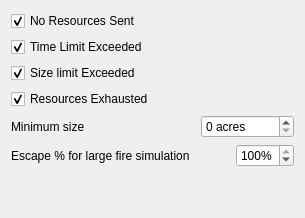
         <widget class="QWidget" name="largeFireTab">
          <attribute name="title">
           <string>Large Fire Simulation</string>
          </attribute>
          <layout class="QVBoxLayout" name="verticalLayout_18">
           <item>
            <widget class="QCheckBox" name="noRescSentCheckBox">
             <property name="text">
              <string>No Resources Sent</string>
             </property>
             <property name="checked">
              <bool>true</bool>
             </property>
            </widget>
           </item>
           <item>
            <widget class="QCheckBox" name="timeLimitCheckBox">
             <property name="text">
              <string>Time Limit Exceeded</string>
             </property>
             <property name="checked">
              <bool>true</bool>
             </property>
            </widget>
           </item>
           <item>
            <widget class="QCheckBox" name="sizeLimitCheckBox">
             <property name="text">
              <string>Size limit Exceeded</string>
             </property>
             <property name="checked">
              <bool>true</bool>
             </property>
            </widget>
           </item>
           <item>
            <widget class="QCheckBox" name="exhaustCheckBox">
             <property name="text">
              <string>Resources Exhausted</string>
             </property>
             <property name="checked">
              <bool>true</bool>
             </property>
            </widget>
           </item>
           <item>
            <layout class="QHBoxLayout" name="horizontalLayout_15">
             <item>
              <widget class="QLabel" name="label_7">
               <property name="text">
                <string>Minimum size</string>
               </property>
              </widget>
             </item>
             <item>
              <spacer name="horizontalSpacer_6">
               <property name="orientation">
                <enum>Qt::Horizontal</enum>
               </property>
               <property name="sizeHint" stdset="0">
                <size>
                 <width>40</width>
                 <height>20</height>
                </size>
               </property>
              </spacer>
             </item>
             <item>
              <widget class="QSpinBox" name="largeFireMinSizeSpinBox">
               <property name="accelerated">
                <bool>true</bool>
               </property>
               <property name="suffix">
                <string> acres</string>
               </property>
               <property name="maximum">
                <number>10000</number>
               </property>
              </widget>
             </item>
            </layout>
           </item>
           <item>
            <layout class="QHBoxLayout" name="horizontalLayout_14">
             <item>
              <widget class="QLabel" name="label_6">
               <property name="text">
                <string>Escape % for large fire simulation</string>
               </property>
              </widget>
             </item>
             <item>
              <spacer name="horizontalSpacer_3">
               <property name="orientation">
                <enum>Qt::Horizontal</enum>
               </property>
               <property name="sizeHint" stdset="0">
                <size>
                 <width>40</width>
                 <height>20</height>
                </size>
               </property>
              </spacer>
             </item>
             <item>
              <widget class="QSpinBox" name="largeFirePercentSpinBox">
               <property name="accelerated">
                <bool>true</bool>
               </property>
               <property name="suffix">
                <string>%</string>
               </property>
               <property name="maximum">
                <number>100</number>
               </property>
               <property name="value">
                <number>100</number>
               </property>
              </widget>
             </item>
            </layout>
           </item>
           <item>
            <spacer name="verticalSpacer_11">
             <property name="orientation">
              <enum>Qt::Vertical</enum>
             </property>
             <property name="sizeHint" stdset="0">
              <size>
               <width>20</width>
               <height>40</height>
              </size>
             </property>
            </spacer>
           </item>
          </layout>
         </widget>
